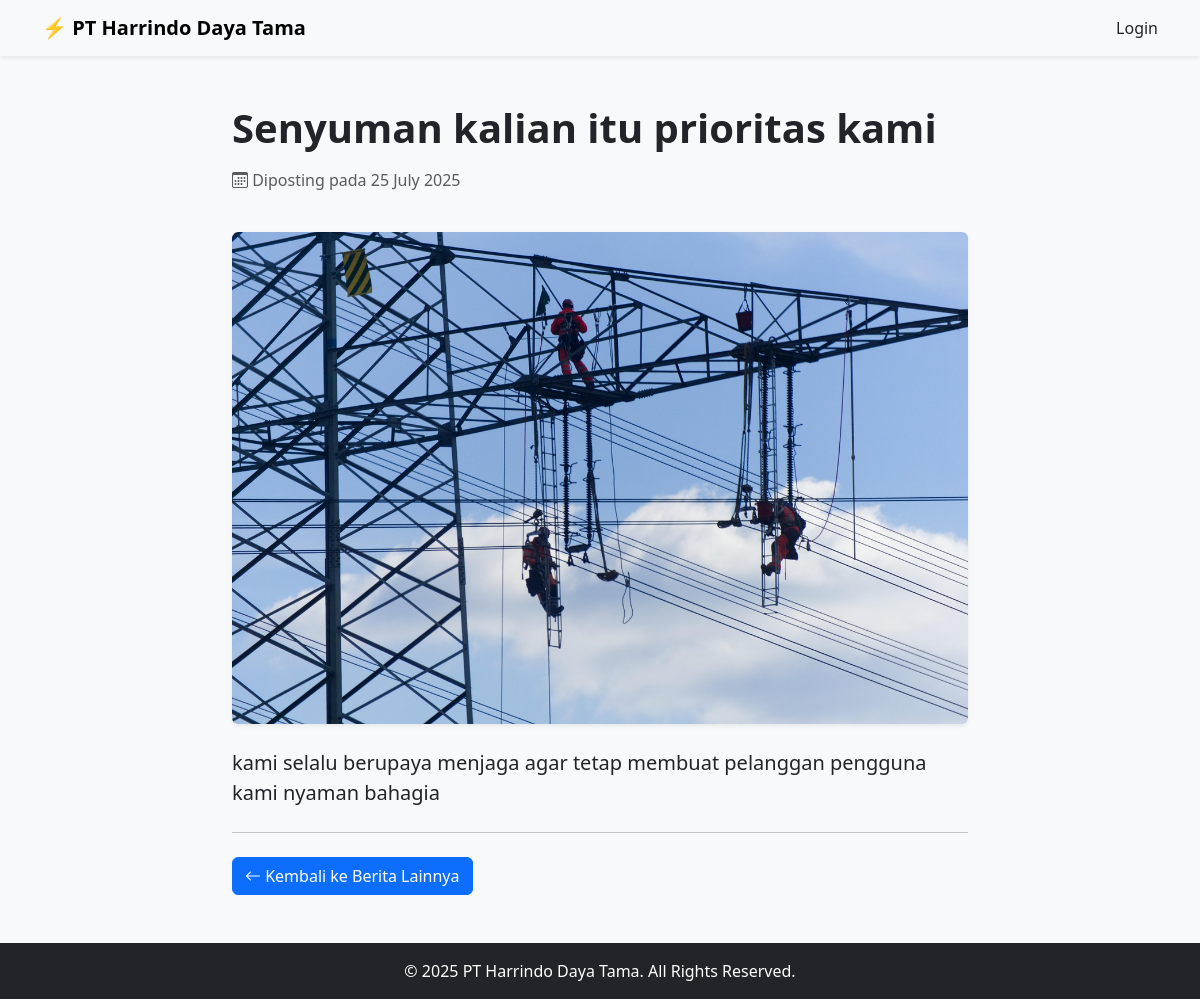
Screenshot of /event_detail.php?id=2 with the database file from the repository.
### tables this page shows
CREATE TABLE `events` (
  `id_event` int(11) NOT NULL,
  `judul` varchar(255) NOT NULL,
  `keterangan` text NOT NULL,
  `gambar` varchar(255) NOT NULL,
  `tanggal_posting` timestamp NOT NULL DEFAULT current_timestamp()
);

### event_detail.php (the view, shortened to what this page needs)
<?php
require 'config/database.php';
$id_event = $_GET['id'];
$query = "SELECT * FROM events WHERE id_event = ?";
$stmt = mysqli_prepare($koneksi, $query);
mysqli_stmt_bind_param($stmt, "i", $id_event);
mysqli_stmt_execute($stmt);
$result = mysqli_stmt_get_result($stmt);
$event = mysqli_fetch_assoc($result);
require 'includes/header.php';
?>
<link rel="stylesheet" href="https://cdn.jsdelivr.net/npm/bootstrap-icons@1.11.3/font/bootstrap-icons.min.css">
<link rel="stylesheet" href="assets/css/style.css">
<nav class="navbar navbar-expand-lg navbar-light bg-light shadow-sm">
    <div class="container">
        <a class="navbar-brand fw-bold" href="index.php">⚡ PT Harrindo Daya Tama</a>
        <div class="ms-auto">
            <a class="nav-link" href="login.php">Login</a>
        </div>
    </div>
</nav>
<div class="container my-5">
    <div class="row justify-content-center">
        <div class="col-lg-8">
            <h1 class="fw-bold mb-3"><?= htmlspecialchars($event['judul']); ?></h1>
            <p class="text-muted"><i class="bi bi-calendar3"></i> Diposting pada
                <?= date('d F Y', strtotime($event['tanggal_posting'])); ?></p>
            <img src="uploads/events/<?= htmlspecialchars($event['gambar']); ?>"
                class="img-fluid rounded shadow-sm my-4" alt="<?= htmlspecialchars($event['judul']); ?>">
            <div class="fs-5">
                <?= nl2br(htmlspecialchars($event['keterangan'])); ?>
            </div>
            <hr class="my-4">
            <a href="index.php" class="btn btn-primary"><i class="bi bi-arrow-left"></i> Kembali ke Berita Lainnya</a>
        </div>
    </div>
</div>
<footer class="bg-dark text-white text-center p-3">
    <p class="mb-0">&copy; <?= date('Y'); ?> PT Harrindo Daya Tama. All Rights Reserved.</p>
</footer>
<?php require 'includes/footer.php'; ?>

### rows the page displays
events: judul "Senyuman kalian itu prioritas kami", tanggal_posting "25 July 2025", gambar (picture), keterangan "kami selalu berupaya menjaga agar tetap membuat pelanggan pengguna kami nyaman bahagia"
